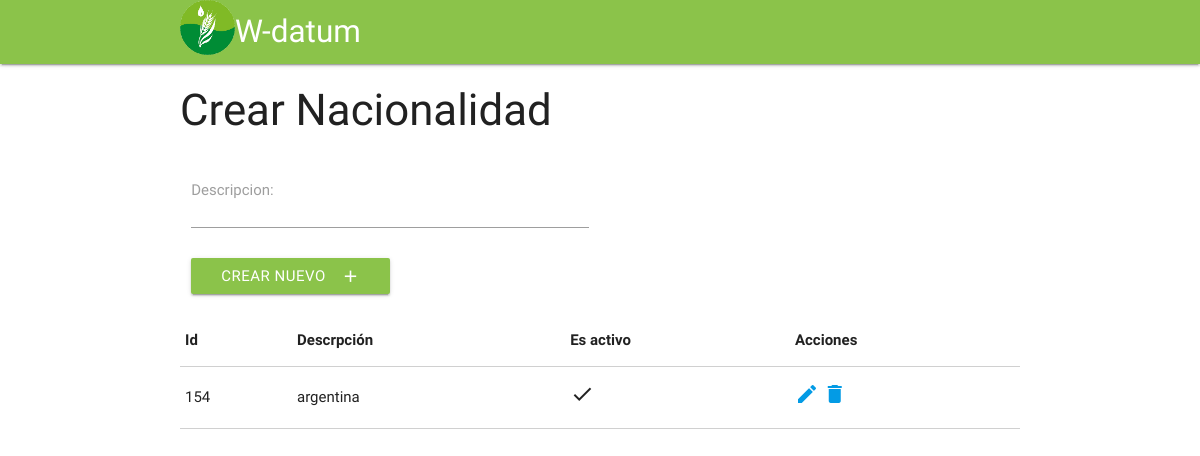
Page /crear_nacionalidad/ on the earlier database version.
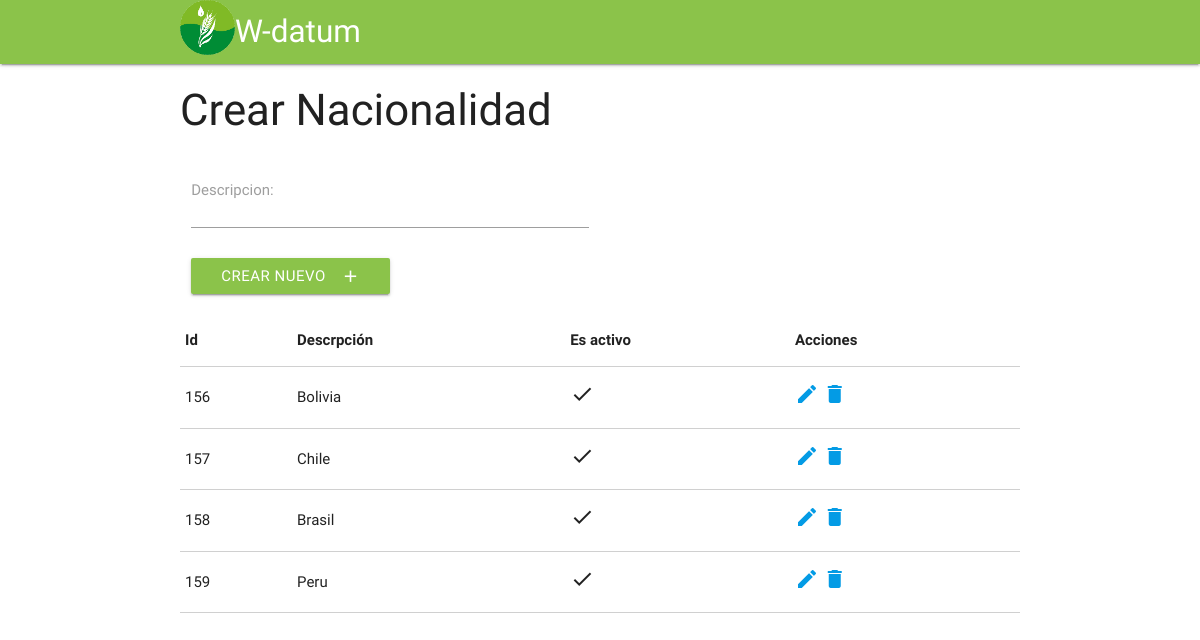
Same page on the later database version.
### principal/models.py (models this page shows, shortened)
class Nacionalidad(models.Model):
	descripcion = models.CharField(max_length=50)
	is_active = models.BooleanField(default=True)

### principal/views.py (the view)
# urls.py: url(r'^crear_nacionalidad/$', views.crear_nacionalidad, name='crear_nacionalidad'),
def crear_nacionalidad(request):
    lista = Nacionalidad.objects.all().order_by('-is_active')
    if request.method == 'POST':
        form = NacionalidadForm(request.POST)
        if form.is_valid():
            form.save()
    else:
        form = NacionalidadForm()
    context = {'lista': lista, 'form': form, }
    return render(request, 'crear_nacionalidad.html', context)

### principal/forms.py
class NacionalidadForm(forms.ModelForm):
	class Meta:
		model = principal_models.Nacionalidad
		fields = ('descripcion',)

### principal/templates/crear_nacionalidad.html (shortened to what this page needs)
{% extends "base.html" %}
{% block content %}
<div class="container">
	<div class="col s12">
		<h3>Crear Nacionalidad</h3>
			<div class="row">
				<div class="col s12">
					<form action="" method="POST">{% csrf_token %}
						<div class="input-field col s6">
							{{form.as_p}}
	    					</form>
					    	<button class="btn waves-effect light-green" type="submit" name="action">Crear Nuevo
					    		<i class="material-icons right">add</i>
					  		</button>
	  					</div>
      			</div>
    		</div>
    	{% if lista %}
    	<table class="highlight bordered responsive-table">
	        <thead>
	          	<tr>
	              	<th>Id</th>
	              	<th>Descrpción</th>
	              	<th>Es activo</th>
	              	<th>Acciones</th>
	          	</tr>
	        </thead>
	        <tbody>
     			{% for elemento in lista %}
		          	<tr>
		            	<td>{{elemento.id}}</td>
		            	<td>{{elemento.descripcion}}</td>
		            	<td>
		            		{% if elemento.is_active %}
		            		<i class="material-icons">check</i>
		            		{% else %}
		            		<i class="material-icons">clear</i>
		            		{% endif %}
		            	</td>
		            	<td>
		            		<a href="{% url 'editar_nacionalidad' elemento.id %}"><i class="material-icons">edit</i> </a>
		                	<a href="{% url 'borrar_nacionalidad' elemento.id %}"> <i class="material-icons">delete</i></a>
		            	</td>
		          	</tr>
          		{% endfor %}
        	</tbody>
      	</table>
      	{% endif %}
    </div>
{% endblock %}

Differences in the rows shown:
removed Nacionalidad: id "154", descripcion "argentina", is_active True (drawn)
added Nacionalidad: id "156", descripcion "Bolivia", is_active True (drawn)
added Nacionalidad: id "157", descripcion "Chile", is_active True (drawn)
added Nacionalidad: id "158", descripcion "Brasil", is_active True (drawn)
added Nacionalidad: id "159", descripcion "Peru", is_active True (drawn)
